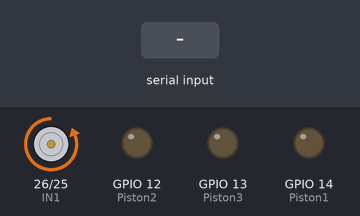
Bench run of a sketch on a simulated ESP32. Parts: motor-driver pin pairs drawn as motors (green arrow = first pin HIGH = forward, orange = second pin HIGH = backward, longer = more drive), output pins drawn as LEDs (lit = HIGH). The test bench sets the inputs (shaded band). What the sketch prints to the serial monitor is not drawn.

Above: at 1.2 s.
1.3 s: "3" received over Serial
At 1.7 s:
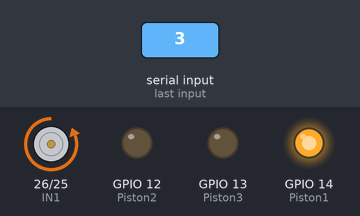
2.8 s: "1" received over Serial
At 4.9 s:
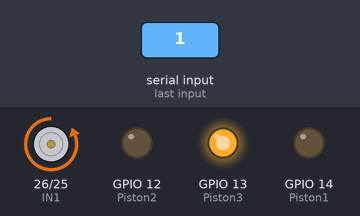
5.8 s: "4" received over Serial
At 8.1 s:
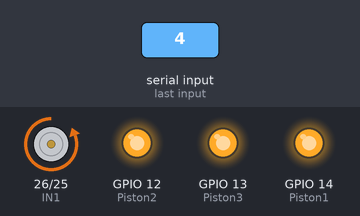
8.8 s: "2" received over Serial
At 11.3 s:
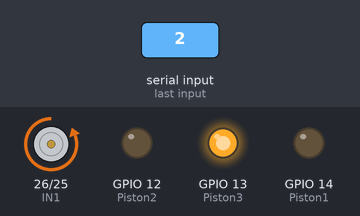
Timing chart, 0 to 14.8 s (numbered marks = the images above; inputs shaded):
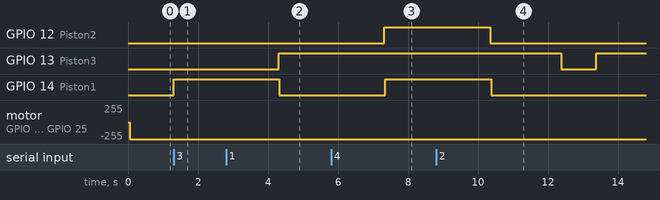

The sketch:

ESP32_Final_Code.ino
```cpp
#define RST_PIN         22
#define SS_PIN          5
#define Piston1         14
#define Piston2         12
#define Piston3         13

#define IR              2
#define IN1             26
#define IN2             25
#include <SPI.h>
#include <MFRC522.h>
MFRC522 mfrc522(SS_PIN, RST_PIN);
void setup() {
 // put your setup code here, to run once:
Serial.begin(9600);
pinMode(Piston1,OUTPUT);
pinMode(Piston2,OUTPUT);
pinMode(Piston3,OUTPUT);

pinMode(IR,INPUT);
pinMode(IN1,OUTPUT);
pinMode(IN2,OUTPUT);
SPI.begin();			// Init SPI bus
mfrc522.PCD_Init();		// Init MFRC522
delay(4);				// Optional delay. Some board do need more time after init to be ready, see Readme
mfrc522.PCD_DumpVersionToSerial();
}

void loop() {
  //motor on
  digitalWrite(IN1,LOW);
  digitalWrite(IN2,HIGH);

  if (Serial.available() > 0){
    char box_number = Serial.read();
    if (box_number == '1'){
    digitalWrite(Piston1,LOW);
    delay(2000);
    digitalWrite(Piston2,LOW);
    delay(1000);
    digitalWrite(Piston2,HIGH);
  }
  if (box_number == '2'){
    digitalWrite(Piston1,LOW);
    delay(2000);
    digitalWrite(Piston3,LOW);
    delay(1000);
    digitalWrite(Piston3,HIGH);
  }
  if (box_number == '3'){
    digitalWrite(Piston1,HIGH);
    delay(2000);
    digitalWrite(Piston3,LOW);
    delay(1000);
    digitalWrite(Piston3,HIGH);
  }
  if (box_number == '4'){
  digitalWrite(Piston1,HIGH);
  delay(2000);
  //digitalWrite(Piston2,LOW);
  digitalWrite(Piston2,HIGH);
  delay(1000);
  digitalWrite(Piston2,LOW);
  //digitalWrite(Piston2,HIGH);
  }
  if ( ! mfrc522.PICC_IsNewCardPresent()) {
		return;
	}
	// Select one of the cards
	if ( ! mfrc522.PICC_ReadCardSerial()) {
		return;
	}
	// Dump debug info about the card; PICC_HaltA() is automatically called
	String content= "";
  byte letter;
  for (byte i = 0; i < mfrc522.uid.size; i++)
  {
     //Serial.print(mfrc522.uid.uidByte[i] < 0x10 ? " 0" : " ");
     //Serial.print(mfrc522.uid.uidByte[i], HEX);
     content.concat(String(mfrc522.uid.uidByte[i] < 0x10 ? " 0" : " "));
     content.concat(String(mfrc522.uid.uidByte[i], HEX));
  }
  //Serial.println();
  content.toUpperCase();
  String UID = content.substring(1);
  if (IR == 1){
    if (UID == "04 3E 95 2A EB 14 9104 3E 95 2A EB 14 91")
  {
    //digitalWrite(Piston4,LOW);
    delay(1000);
    //digitalWrite(Piston4,HIGH);
  }
  }
  }
  }
  // put your main code here, to run repeatedly:
  //above code to enter box number
```

Measured:
- after the input at 1.3 s, GPIO 14 (Piston1): LOW → HIGH at once
- after the input at 2.8 s, GPIO 14 (Piston1): HIGH → LOW after 1.5 s
- after the input at 5.8 s, GPIO 14 (Piston1): LOW → HIGH after 1.6 s
- after the input at 8.8 s, GPIO 13 (Piston3): HIGH → LOW after 3.6 s, → HIGH 1.0 s later; GPIO 14 (Piston1): HIGH → LOW after 1.6 s
